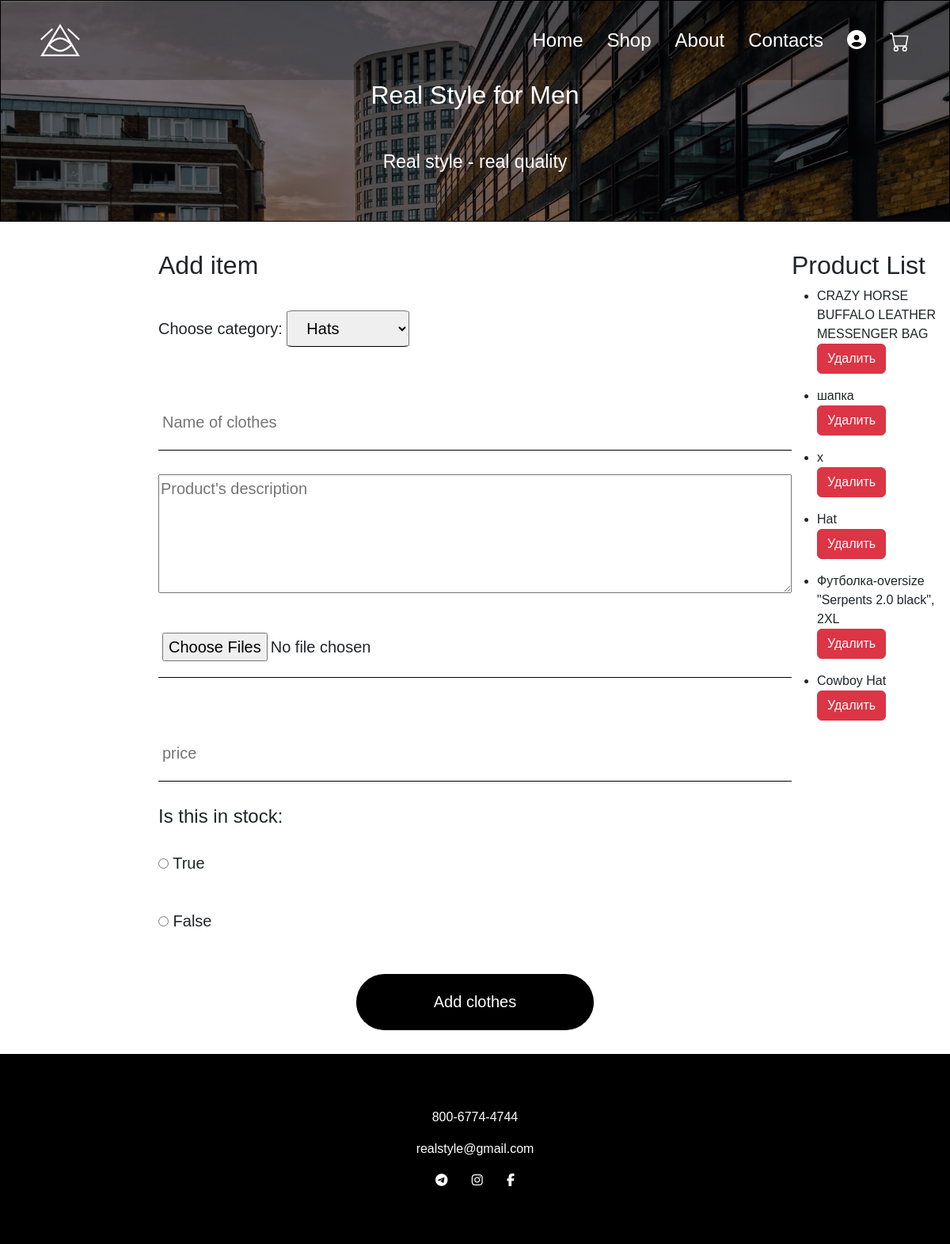
Page /add_items on the committed database.
### app.py (models this page shows)
class Product(db.Model):
    id = db.Column(db.Integer, primary_key=True)
    title = db.Column(db.String(100), nullable=False)
    description = db.Column(db.String(2000), nullable=False)
    item_image_path = db.Column(db.String(255), nullable=False)
    price = db.Column(db.Float, nullable=False)
    in_stock = db.Column(db.String(100), default=True) # Boolean
    category_id = db.Column(db.Integer, db.ForeignKey('category.id'), nullable=False)# primary_key=True, )

### app.py (the view, shortened to what this page needs)
@app.route("/add_items", methods=['POST', 'GET'])
def add_items():
    if request.method == 'GET':
        categories = Category.query.all()
        products = Product.query.all()
        return render_template("/add_items.html", categories=categories, products=products)
    return render_template("/add_items.html")

### templates/add_items.html (shortened to what this page needs)
{% extends 'base.html' %}
{% block style %}
	<link rel="stylesheet" href="https://cdn.jsdelivr.net/npm/bootstrap@5.2.3/dist/css/bootstrap.min.css">
	<link rel="stylesheet" type="text/css" href="../static/css/styleContacts.css">
{% endblock %}
{% block content %}
		<form method="post" id="request" enctype="multipart/form-data">
			<h2>Add item</h2>
			<label>
				Choose category:
				<select name="category">
				{% for category in categories %}
					<option value="{{ category.id }}">{{ category.title }}</option>
				{% else %}
					<option>No category</option>
				{% endfor %}
			</select>
			</label>
			<input type="text" name="title" id="title" placeholder="Name of clothes">
			<textarea placeholder="Product's description" id="description" name="description"></textarea>
			<input type="file" name="item_image" id="item_image" multiple>
		    <input type="number" placeholder="price" id="price" name="price">
		    	<h4>Is this in stock:</h4>
				<label>
					<input type="radio" name="is_in_stock" value="True">
					True
				</label>
    			<label>
    				<input type="radio" name="is_in_stock" value="False">
					False
				</label>
			<input type="submit" value="Add clothes" id="submit">
		</form>
		<div class="">
		{% if products %}
		<h2>Product List</h2>
		{% for product in products %}
			<ul>
				<li>{{ product.title }}</li>
				<form method="post" action="/delete_item">
            		<button type="submit" class="btn btn-danger">Удалить</button>
        		</form>
			</ul>
		{% endfor %}
		{% else %}
			<h2>There are no products</h2>
		{% endif %}
	</div>
{% endblock %}

### static/css/styleContacts.css (style rules this page uses)
body { font-size: 1em; font-family: sans-serif; margin: 0; }
#request { grid-column: 2 / -2; display: flex; flex-direction: column; }
#request input { border: none; border-bottom: 1px solid black; padding: 20px 5px; font-size: 20px; margin: 30px 0px; }
textarea { height: 150px; font-size: 20px; }
label { font-size: 20px; }
select { font-size: 20px; margin: 30px 0px; border-bottom: 1px solid black; padding: 10px 20px; border-radius: 5%; }
#submit { width: 300px; border-radius: 40px; background: black; color: white; align-self: center; }

### rows in the picture
Product: title "CRAZY HORSE BUFFALO LEATHER MESSENGER BAG"
Product: title "шапка"
Product: title "x"
Product: title "Hat"
Product: title "Футболка-oversize \"Serpents 2.0 black\", 2XL"
Product: title "Cowboy Hat"

### other values in the picture
form field category "Hats"
